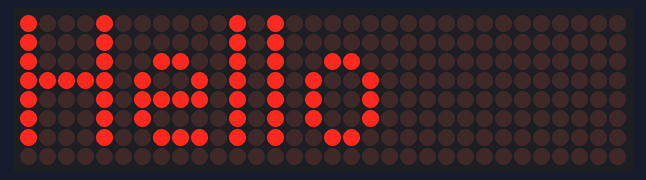
Bench run of a sketch on a simulated Arduino Uno, built with avr-gcc and run on an emulated ATmega328P. Shown: 32×8 LED matrix.

Above: at 0.1 s.

The sketch:

Dot_Matrix.ino
```cpp
#include <MD_Parola.h>
#include <MD_MAX72xx.h>
#include <SPI.h>
#define MAX_DEVICES 4
#define CLK_PIN 13
#define DATA_PIN 11
#define CS_PIN 10
MD_Parola P = MD_Parola(CS_PIN, MAX_DEVICES);
void setup(void)
{
P.begin();
}
void loop(void)
{
P.print("Hello");
delay(500);
/*P.print(1234, DEC);
delay(500);
P.print(1234, HEX);
delay(500);
P.print(12.5); // float not supported by Arduino Print class
delay(WAIT_TIME);
P.print(9876l);
delay(WAIT_TIME);
P.println("end"); // only get the /r/n characters - avoid using println
delay(WAIT_TIME);
P.write('A');
delay(WAIT_TIME);
P.write('B');
delay(WAIT_TIME);
P.write('C');
delay(WAIT_TIME);*/
}
```
